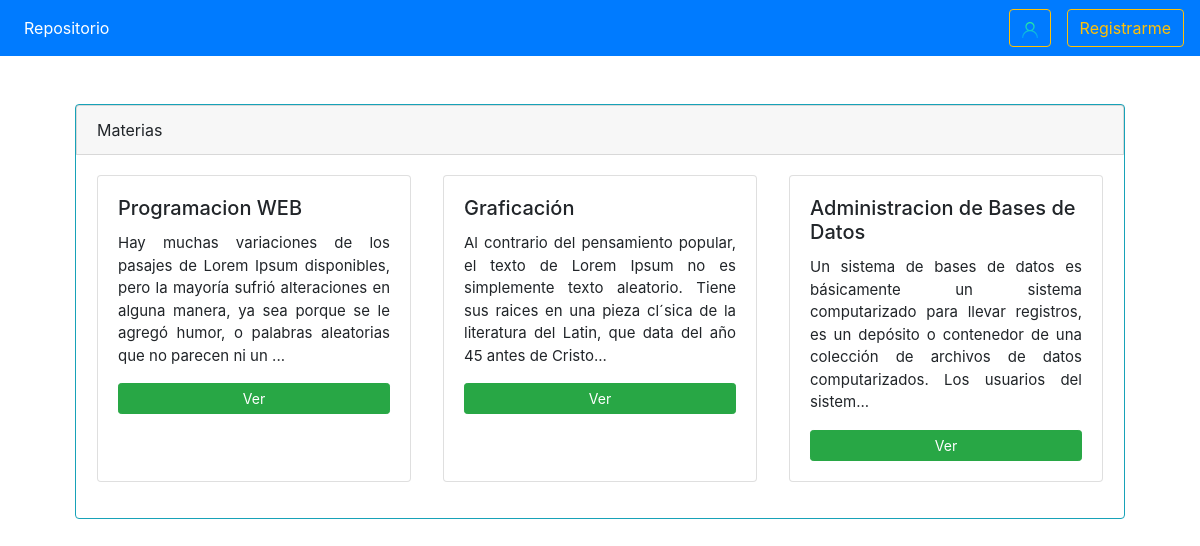
/ver_materias.php?mod=1, run on the app's committed database.
### tables this page shows
CREATE TABLE IF NOT EXISTS `materias` (
  `id` int(11) NOT NULL AUTO_INCREMENT,
  `materia` varchar(255) NOT NULL,
  `objetivo` text NOT NULL,
  `material` longblob,
  `mat_tipo` varchar(100) NOT NULL,
  `mat_nombre` varchar(255) NOT NULL,
  `clave` varchar(100) NOT NULL,
  `estatus` enum('aceptado','espera','negado') NOT NULL,
  `id_modulo` int(11) NOT NULL,
  PRIMARY KEY (`id`)
);

### php/helpers.php (called while the page is built, shortened)
<?php
function Mat_Modulo ($conexion, $id_mod){
    $sql = "SELECT m.* FROM materias AS m INNER JOIN modulo AS mo ON mo.id = m.id_modulo WHERE m.estatus = 'aceptado' AND mo.id = $id_mod";
    $mat = mysqli_query($conexion, $sql);
    $materias = array();
    if ($mat && mysqli_num_rows($mat) >= 1){
        $materias = $mat;
    }
    return $materias;
}

### ver_materias.php (the view, shortened to what this page needs)
<?php require_once 'includes/cabecera.php';?>
<?php if (!empty($_GET)): ?>
    <div class="container-fluid mx-auto mt-5" style="width: 90%;">
        <div class="border border-info rounded">
            <div class="card card-header mx-auto">
                Materias
            </div>
            <div class="card-body row">
                <?php $mat = Mat_Modulo($bd, $_GET['mod']); ?>
                <?php if (!empty($mat)):
                        while ($materia = mysqli_fetch_assoc($mat)):?>
                <div class="card card-body ml-3 mr-3 mb-3" style="width: 30%;">
                    <h5 class="card-title"> <?= $materia['materia'] ?> </h5>
                    <p class="card-text text-justify" style="font-size: 15px;"> <?= substr($materia['objetivo'], 0, 200).'...';; ?> </p>
                    <a href="materia.php?mat=<?= $materia['id'] ?>&mod=<?= $_GET['mod'] ?>" class="btn btn-success btn-sm"> Ver </a>
                </div>
                <?php   endwhile;
                      endif; ?>
            </div>
        </div>
    </div>
<?php endif; ?>

### data on the page
materias: materia "Programacion WEB", objetivo "Hay muchas variaciones de los pasajes de Lorem Ipsum disponibles, pero la mayoría sufrió alteraciones en alguna manera, ya sea porque se le agregó humor, o palabras aleatorias que no parecen ni un"
materias: materia "Graficación", objetivo "Al contrario del pensamiento popular, el texto de Lorem Ipsum no es simplemente texto aleatorio. Tiene sus raices en una pieza cl´sica de la literatura del Latin, que data del año 45 antes de Cristo"
materias: materia "Administracion de Bases de Datos", objetivo "Un sistema de bases de datos es básicamente un sistema computarizado para llevar registros, es un depósito o contenedor de una colección de archivos de datos computarizados. Los usuarios del sistem"
